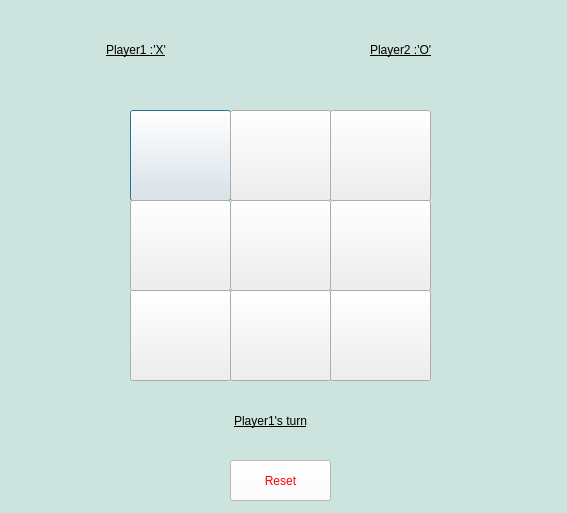
<?xml version="1.0" encoding="UTF-8"?>
<ui version="4.0">
 <class>Dialog</class>
 <widget class="QDialog" name="Dialog">
  <property name="geometry">
   <rect>
    <x>0</x>
    <y>0</y>
    <width>567</width>
    <height>513</height>
   </rect>
  </property>
  <property name="windowTitle">
   <string>Dialog</string>
  </property>
  <property name="styleSheet">
   <string notr="true">background-color: rgb(204, 227, 222);</string>
  </property>
  <widget class="QPushButton" name="pushButton">
   <property name="geometry">
    <rect>
     <x>130</x>
     <y>110</y>
     <width>101</width>
     <height>91</height>
    </rect>
   </property>
   <property name="styleSheet">
    <string notr="true">background-color: None;font:40pt ;
color: rgb(131, 131, 131);</string>
   </property>
   <property name="text">
    <string/>
   </property>
  </widget>
  <widget class="QPushButton" name="pushButton_2">
   <property name="geometry">
    <rect>
     <x>230</x>
     <y>110</y>
     <width>101</width>
     <height>91</height>
    </rect>
   </property>
   <property name="styleSheet">
    <string notr="true">background-color: None;font:40pt ;
color: rgb(131, 131, 131);</string>
   </property>
   <property name="text">
    <string/>
   </property>
  </widget>
  <widget class="QPushButton" name="pushButton_3">
   <property name="geometry">
    <rect>
     <x>330</x>
     <y>110</y>
     <width>101</width>
     <height>91</height>
    </rect>
   </property>
   <property name="styleSheet">
    <string notr="true">background-color: None;font:40pt ;
color: rgb(131, 131, 131);</string>
   </property>
   <property name="text">
    <string/>
   </property>
  </widget>
  <widget class="QPushButton" name="pushButton_5">
   <property name="geometry">
    <rect>
     <x>230</x>
     <y>200</y>
     <width>101</width>
     <height>91</height>
    </rect>
   </property>
   <property name="styleSheet">
    <string notr="true">font:40pt ;
color: rgb(131, 131, 131);background-color: None;</string>
   </property>
   <property name="text">
    <string/>
   </property>
  </widget>
  <widget class="QPushButton" name="pushButton_6">
   <property name="geometry">
    <rect>
     <x>330</x>
     <y>200</y>
     <width>101</width>
     <height>91</height>
    </rect>
   </property>
   <property name="styleSheet">
    <string notr="true">font:40pt ;
background-color: None;
color: rgb(131, 131, 131);</string>
   </property>
   <property name="text">
    <string/>
   </property>
  </widget>
  <widget class="QPushButton" name="pushButton_9">
   <property name="geometry">
    <rect>
     <x>330</x>
     <y>290</y>
     <width>101</width>
     <height>91</height>
    </rect>
   </property>
   <property name="styleSheet">
    <string notr="true">font:40pt ;
background-color: None;
color: rgb(131, 131, 131);</string>
   </property>
   <property name="text">
    <string/>
   </property>
  </widget>
  <widget class="QPushButton" name="pushButton_8">
   <property name="geometry">
    <rect>
     <x>230</x>
     <y>290</y>
     <width>101</width>
     <height>91</height>
    </rect>
   </property>
   <property name="styleSheet">
    <string notr="true">font:40pt ;
background-color: None;
color: rgb(131, 131, 131);</string>
   </property>
   <property name="text">
    <string/>
   </property>
  </widget>
  <widget class="QPushButton" name="pushButton_7">
   <property name="geometry">
    <rect>
     <x>130</x>
     <y>290</y>
     <width>101</width>
     <height>91</height>
    </rect>
   </property>
   <property name="styleSheet">
    <string notr="true">font:40pt ;
background-color: None;
color: rgb(131, 131, 131);</string>
   </property>
   <property name="text">
    <string/>
   </property>
  </widget>
  <widget class="QPushButton" name="pushButton_4">
   <property name="geometry">
    <rect>
     <x>130</x>
     <y>200</y>
     <width>101</width>
     <height>91</height>
    </rect>
   </property>
   <property name="styleSheet">
    <string notr="true">background-color: None;font:40pt ;
color: rgb(131, 131, 131);</string>
   </property>
   <property name="text">
    <string/>
   </property>
  </widget>
  <widget class="QLabel" name="label">
   <property name="geometry">
    <rect>
     <x>106</x>
     <y>40</y>
     <width>91</width>
     <height>20</height>
    </rect>
   </property>
   <property name="styleSheet">
    <string notr="true">font: 75 14pt &quot;Times New Roman&quot;;
text-decoration: underline;</string>
   </property>
   <property name="text">
    <string>Player1 :'X'</string>
   </property>
  </widget>
  <widget class="QLabel" name="label_2">
   <property name="geometry">
    <rect>
     <x>370</x>
     <y>40</y>
     <width>91</width>
     <height>20</height>
    </rect>
   </property>
   <property name="styleSheet">
    <string notr="true">font: 75 14pt &quot;Times New Roman&quot;;
text-decoration: underline;</string>
   </property>
   <property name="text">
    <string>Player2 :'O'</string>
   </property>
  </widget>
  <widget class="QLabel" name="label_3">
   <property name="geometry">
    <rect>
     <x>90</x>
     <y>400</y>
     <width>361</width>
     <height>41</height>
    </rect>
   </property>
   <property name="styleSheet">
    <string notr="true">font: 75 12pt &quot;Times New Roman&quot;;
text-decoration: underline;
</string>
   </property>
   <property name="text">
    <string>Player1's turn</string>
   </property>
   <property name="alignment">
    <set>Qt::AlignCenter</set>
   </property>
   <property name="wordWrap">
    <bool>false</bool>
   </property>
   <property name="margin">
    <number>0</number>
   </property>
   <property name="openExternalLinks">
    <bool>false</bool>
   </property>
  </widget>
  <widget class="QPushButton" name="pushButton_10">
   <property name="geometry">
    <rect>
     <x>230</x>
     <y>460</y>
     <width>101</width>
     <height>41</height>
    </rect>
   </property>
   <property name="styleSheet">
    <string notr="true">border-color: rgb(0, 0, 0);
color: rgb(255, 0, 0);
background-color: rgb(255, 255, 255);</string>
   </property>
   <property name="text">
    <string>Reset</string>
   </property>
  </widget>
 </widget>
 <resources/>
 <connections/>
</ui>
